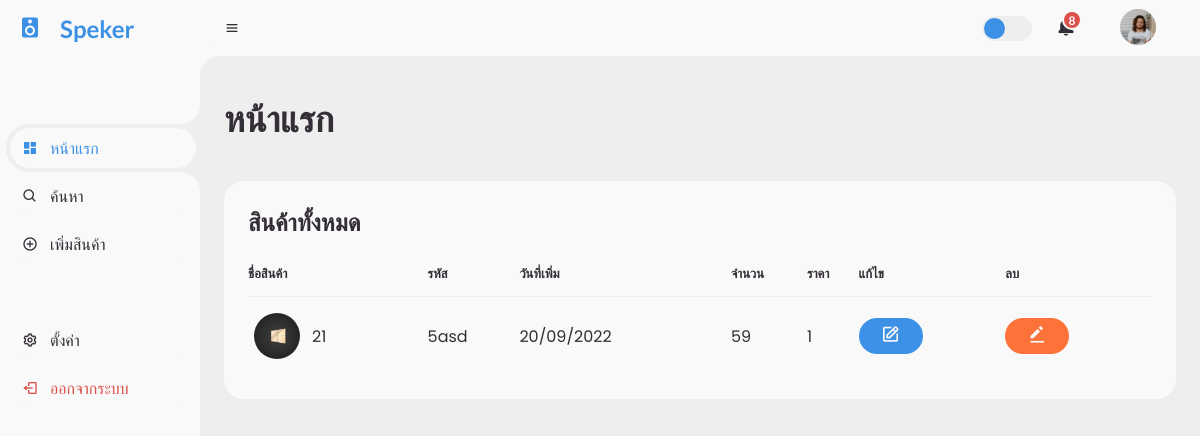
The page / on the database its author committed.
### tables this page shows
CREATE TABLE `product` (
  `id` int(11) NOT NULL,
  `code` varchar(5) NOT NULL,
  `name` varchar(255) NOT NULL,
  `stock` int(11) NOT NULL,
  `price` decimal(10,0) NOT NULL,
  `detail` varchar(1000) NOT NULL,
  `image_path` varchar(255) NOT NULL,
  `create_date` datetime NOT NULL DEFAULT current_timestamp()
);

### index.php (the view, shortened to what this page needs)
<?php
  include('./config/connect.php');
  $sql = "SELECT * FROM product";
  $query = mysqli_query($connect, $sql);
?>
<!DOCTYPE html>
<html lang="en">
<head>
  <link href="https://unpkg.com/boxicons@2.0.9/css/boxicons.min.css" rel="stylesheet" />
  <link rel="stylesheet" href="./css/style.css" />
</head>
<body>
  <section id="sidebar">
    <a href="index.php" class="brand">
      <i class="bx bxs-speaker"></i>
      <span class="text">Speker</span>
    </a>
    <ul class="side-menu top">
      <li class="active">
        <a href="index.php">
          <i class="bx bxs-dashboard"></i>
          <span class="text">หน้าแรก</span>
        </a>
      </li>
      <li>
        <a href="search.php">
          <i class="bx bx-search"></i>
          <span class="text">ค้นหา</span>
        </a>
      </li>
      <li>
        <a href="add.php">
          <i class="bx bx-plus-circle"></i>
          <span class="text">เพิ่มสินค้า</span>
        </a>
      </li>
    </ul>
    <ul class="side-menu">
      <li>
        <a href="setting.php">
          <i class="bx bx-cog"></i>
          <span class="text">ตั้งค่า</span>
        </a>
      </li>
      <li>
        <a href="login.php" class="logout">
          <i class="bx bx-log-out"></i>
          <span class="text">ออกจากระบบ</span>
        </a>
      </li>
    </ul>
  </section>
  <section id="content">
    <nav>
      <div class="menu">
        <i class="bx bx-menu"></i>
      </div>
      <label for="switch-mode" class="switch-mode"></label>
      <a href="#" class="notification">
        <span class="num">8</span>
      </a>
      <a href="profile.php" class="profile">
        <img src="img/people.png" />
      </a>
    </nav>
    <main>
      <div class="head-title">
        <div class="left">
          <h1>หน้าแรก</h1>
        </div>
      </div>
      <div class="table-data">
        <div class="order">
          <div class="head">
            <h3>สินค้าทั้งหมด</h3>
          </div>
          <table>
            <thead>
              <tr>
                <th>ชื่อสินค้า</th>
                <th>รหัส</th>
                <th>วันที่เพิ่ม</th>
                <th>จำนวน</th>
                <th>ราคา</th>
                <th>แก้ไข</th>
                <th>ลบ</th>
              </tr>
            </thead>
            <tbody>
              <?php
                while ($data = mysqli_fetch_array($query)) {
              ?>
              <tr>
                <td>
                  <?php echo "<img src = '$data[image_path]'/>"; ?>
                  <p><?php echo "$data[name]"; ?></p>
                </td>
                <td><?php echo "$data[code]"; ?></td>
                <td>
                  <?php
                    $date = date('d/m/Y', strtotime($data["create_date"]));
                    echo "$date";
                  ?>
                </td>
                <td><?php echo "$data[stock]"; ?></td>
                <td><?php echo "$data[price]"; ?></td>
                <td>
                  <?php echo "<a href='edit.php?id=$data[id]' class='completed'><i class='bx bx-edit'></i></a>"; ?>
                </td>
                <td>
                  <?php echo "<a href='delete.php?id=$data[id]' class='pending'><i class='bx bxs-edit-alt'></i></a>"; ?>
                </td>
              </tr>
              <?php } ?>
            </tbody>
          </table>
        </div>
      </div>
    </main>
  </section>
</body>
</html>

### rows shown on the page
product: image_path (picture), name "21", code "5asd", create_date "20/09/2022", stock "59", price "1"
